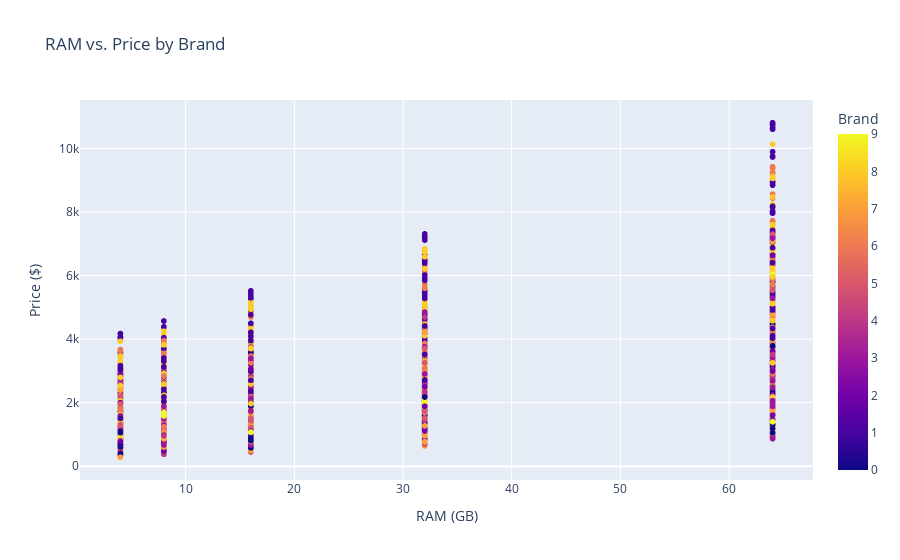

This figure's notebook cell:
### Markdown cell above
```Exploratory Data Analysis (EDA)```

### Code cell
import matplotlib.pyplot as plt
import seaborn as sns
import plotly.express as px

print(df.describe())

plt.figure(figsize=(8,6))
sns.histplot(df['Price ($)'], kde=True, bins=30)
plt.title('Distribution of Laptop Prices')
plt.xlabel('Price')
plt.ylabel('Frequency')
plt.show()

plt.figure(figsize=(8,6))
sns.boxplot(x=df['RAM (GB)'])
plt.title('Boxplot of RAM')
plt.xlabel('RAM (GB)')
plt.show()

plt.figure(figsize=(8,6))
sns.scatterplot(x=df['RAM (GB)'], y=df['Price ($)'])
plt.title('RAM vs. Price')
plt.xlabel('RAM (GB)')
plt.ylabel('Price')
plt.show()

fig = px.scatter(df, x='RAM (GB)', y='Price ($)', color='Brand', 
                 title='RAM vs. Price by Brand',
                 labels={'Ram':'RAM (GB)', 'Price':'Price ($)'})
fig.show()

### Figure 1 — Plotly figure (JSON) as saved in the notebook; plotly's stock layout.template omitted (floating-point values rounded to 4 significant figures; data arrays with more than 128 entries replaced by an {"elided": "..."} marker saying what was removed)
{"data": [{"hovertemplate": "RAM (GB)=%{x}<br>Price ($)=%{y}<br>Brand=%{marker.color}<extra></extra>", "legendgroup": "", "marker": {"color": {"elided": "11768 int values"}, "coloraxis": "coloraxis", "symbol": "circle"}, "mode": "markers", "name": "", "showlegend": false, "type": "scattergl", "x": {"elided": "11768 int values"}, "xaxis": "x", "y": {"elided": "11768 float values"}, "yaxis": "y"}], "layout": {"coloraxis": {"colorbar": {"title": {"text": "Brand"}}, "colorscale": [[0, "#0d0887"], [0.1111, "#46039f"], [0.2222, "#7201a8"], [0.3333, "#9c179e"], [0.4444, "#bd3786"], [0.5556, "#d8576b"], [0.6667, "#ed7953"], [0.7778, "#fb9f3a"], [0.8889, "#fdca26"], [1, "#f0f921"]]}, "legend": {"tracegroupgap": 0}, "title": {"text": "RAM vs. Price by Brand"}, "xaxis": {"anchor": "y", "domain": [0, 1], "title": {"text": "RAM (GB)"}}, "yaxis": {"anchor": "x", "domain": [0, 1], "title": {"text": "Price ($)"}}}}
